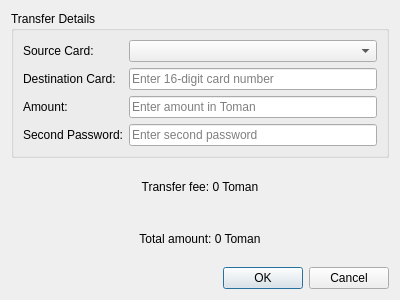
<?xml version="1.0" encoding="UTF-8"?>
<ui version="4.0">
 <class>TransferDialog</class>
 <widget class="QDialog" name="TransferDialog">
  <property name="geometry">
   <rect>
    <x>0</x>
    <y>0</y>
    <width>400</width>
    <height>300</height>
   </rect>
  </property>
  <property name="windowTitle">
   <string>Card to Card Transfer</string>
  </property>
  <layout class="QVBoxLayout" name="verticalLayout">
   <item>
    <widget class="QGroupBox" name="transferGroup">
     <property name="title">
      <string>Transfer Details</string>
     </property>
     <layout class="QGridLayout" name="gridLayout">
      <item row="0" column="0">
       <widget class="QLabel" name="label">
        <property name="text">
         <string>Source Card:</string>
        </property>
       </widget>
      </item>
      <item row="0" column="1">
       <widget class="QComboBox" name="sourceCardCombo"/>
      </item>
      <item row="1" column="0">
       <widget class="QLabel" name="label_2">
        <property name="text">
         <string>Destination Card:</string>
        </property>
       </widget>
      </item>
      <item row="1" column="1">
       <widget class="QLineEdit" name="destCardEdit">
        <property name="maxLength">
         <number>16</number>
        </property>
        <property name="placeholderText">
         <string>Enter 16-digit card number</string>
        </property>
       </widget>
      </item>
      <item row="2" column="0">
       <widget class="QLabel" name="label_3">
        <property name="text">
         <string>Amount:</string>
        </property>
       </widget>
      </item>
      <item row="2" column="1">
       <widget class="QLineEdit" name="amountEdit">
        <property name="placeholderText">
         <string>Enter amount in Toman</string>
        </property>
       </widget>
      </item>
      <item row="3" column="0">
       <widget class="QLabel" name="label_4">
        <property name="text">
         <string>Second Password:</string>
        </property>
       </widget>
      </item>
      <item row="3" column="1">
       <widget class="QLineEdit" name="passwordEdit">
        <property name="echoMode">
         <enum>QLineEdit::Password</enum>
        </property>
        <property name="placeholderText">
         <string>Enter second password</string>
        </property>
       </widget>
      </item>
     </layout>
    </widget>
   </item>
   <item>
    <widget class="QLabel" name="feeLabel">
     <property name="text">
      <string>Transfer fee: 0 Toman</string>
     </property>
     <property name="alignment">
      <set>Qt::AlignCenter</set>
     </property>
    </widget>
   </item>
   <item>
    <widget class="QLabel" name="totalLabel">
     <property name="text">
      <string>Total amount: 0 Toman</string>
     </property>
     <property name="alignment">
      <set>Qt::AlignCenter</set>
     </property>
    </widget>
   </item>
   <item>
    <widget class="QDialogButtonBox" name="buttonBox">
     <property name="orientation">
      <enum>Qt::Horizontal</enum>
     </property>
     <property name="standardButtons">
      <set>QDialogButtonBox::Cancel|QDialogButtonBox::Ok</set>
     </property>
    </widget>
   </item>
  </layout>
 </widget>
 <resources/>
 <connections>
  <connection>
   <sender>buttonBox</sender>
   <signal>accepted()</signal>
   <receiver>TransferDialog</receiver>
   <slot>accept()</slot>
   <hints>
    <hint type="sourcelabel">
     <x>248</x>
     <y>254</y>
    </hint>
    <hint type="destinationlabel">
     <x>157</x>
     <y>274</y>
    </hint>
   </hints>
  </connection>
  <connection>
   <sender>buttonBox</sender>
   <signal>rejected()</signal>
   <receiver>TransferDialog</receiver>
   <slot>reject()</slot>
   <hints>
    <hint type="sourcelabel">
     <x>316</x>
     <y>260</y>
    </hint>
    <hint type="destinationlabel">
     <x>286</x>
     <y>274</y>
    </hint>
   </hints>
  </connection>
 </connections>
</ui>
